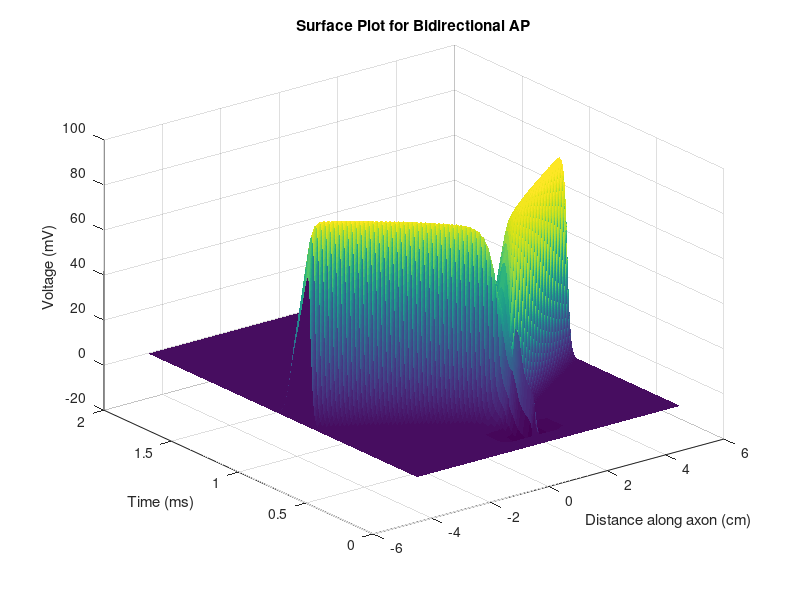

Reproduce this figure in MATLAB.
clear all;
close all;
clc;

dt = 0.001; 
t = 0:dt:2; 
dx = .1; 
x = -4.5:dx:4.5;
Re = .350;
Ri = .110;
Cm = 2.5;
a = 10E-4;
l = 1E-4;
gNa = 1445;
gL = 128;
Ena = 115;
El = -0.01;

I_Stim = 175; 

Ist = zeros(size(t));
Ist(100:250) = -I_Stim; 
z = 0.1;
%z = 0.2;
%z = 0.4;
%z = 0.8;

Ve = zeros(length(t), length(x));
for i = 1:length(t)
    for j = 1:length(x)
        Ve(i, j) = (Re * Ist(i)) / (4 * pi * sqrt(x(j)^2+z^2));
    end
end

im = zeros(1, length(x));

i_longitudinal = zeros(1, length(x));

V = zeros(length(t), length(x));
m = zeros(length(t), length(x));
h = zeros(length(t), length(x));


for i = 1:length(t)
    for j = 2:(length(x) - 1)
        Vm = V(i, j); 
        alpha_m = (97 + 0.363 * Vm) / (1 + exp((31 - Vm)/5.3));
        beta_m = alpha_m / exp((Vm - 23.8)/4.17);
        beta_h = 15.6 / (1 + exp((24 - Vm)/10));
        alpha_h = beta_h / exp((Vm - 5.5)/5);
        dmdt = -(alpha_m + beta_m) * m(i, j) + alpha_m;
        m(i+1, j) = m(i, j) + dmdt * dt;
        dhdt = -(alpha_h + beta_h) * h(i, j) + alpha_h;
        h(i+1, j) = h(i, j) + dhdt * dt;
        dVdt = (-gNa * m(i, j)^2 * h(i, j) * (Vm - Ena) - gL * (Vm - El) + ((2 * a * dx) / (4 * Ri * l)) * (((V(i, j-1) - 2 * Vm + V(i, j+1)) / dx^2) + ((Ve(i, j-1) - 2 * Ve(i, j) + Ve(i, j+1)) / dx^2))) / Cm;
        V(i+1, j) = V(i, j) + dVdt * dt;
    end
end

figure
surf(x, [0, t], V), title('Surface Plot for Bidirectional AP'), xlabel('Distance along axon (cm)'), ylabel('Time (ms)'), zlabel('Voltage (mV)')
shading flat
rotate3d on

% Make a video
% % video = VideoWriter('BidirectionalAP: Z=1mm.mp4');
% % open(video);
% % figure
% % for i = 1:length(t)
% %     plot(x, V(i, :));
% %     axis([-4.5, 4.5, -25, 100]);
% %     title('Bidirectional Action Potential'), xlabel('Distance along axon (cm)'), ylabel('Voltage (mV)');
% %     mov(i) = getframe(gcf);
% %     writeVideo(video, mov(i));
% % end